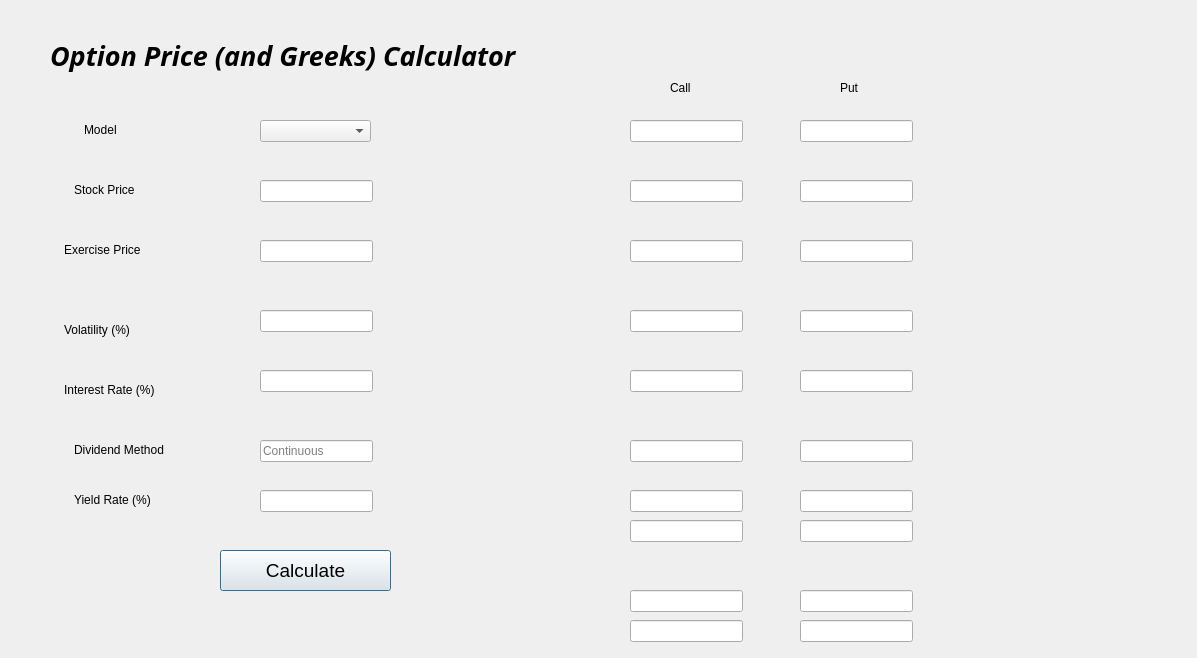
<?xml version="1.0" encoding="UTF-8"?>
<ui version="4.0">
 <class>Dialog</class>
 <widget class="QDialog" name="Dialog">
  <property name="geometry">
   <rect>
    <x>0</x>
    <y>0</y>
    <width>1197</width>
    <height>658</height>
   </rect>
  </property>
  <property name="windowTitle">
   <string>Dialog</string>
  </property>
  <widget class="QLabel" name="label">
   <property name="geometry">
    <rect>
     <x>50</x>
     <y>10</y>
     <width>671</width>
     <height>91</height>
    </rect>
   </property>
   <property name="font">
    <font>
     <family>Arial Black</family>
     <pointsize>20</pointsize>
     <weight>75</weight>
     <italic>true</italic>
     <bold>true</bold>
    </font>
   </property>
   <property name="text">
    <string>Option Price (and Greeks) Calculator</string>
   </property>
  </widget>
  <widget class="QLineEdit" name="lineEdit_2">
   <property name="geometry">
    <rect>
     <x>260</x>
     <y>180</y>
     <width>113</width>
     <height>22</height>
    </rect>
   </property>
  </widget>
  <widget class="QLineEdit" name="lineEdit_3">
   <property name="geometry">
    <rect>
     <x>260</x>
     <y>240</y>
     <width>113</width>
     <height>22</height>
    </rect>
   </property>
  </widget>
  <widget class="QLineEdit" name="lineEdit_4">
   <property name="geometry">
    <rect>
     <x>260</x>
     <y>310</y>
     <width>113</width>
     <height>22</height>
    </rect>
   </property>
  </widget>
  <widget class="QLineEdit" name="lineEdit_5">
   <property name="geometry">
    <rect>
     <x>260</x>
     <y>370</y>
     <width>113</width>
     <height>22</height>
    </rect>
   </property>
  </widget>
  <widget class="QLineEdit" name="lineEdit_6">
   <property name="geometry">
    <rect>
     <x>260</x>
     <y>440</y>
     <width>113</width>
     <height>22</height>
    </rect>
   </property>
   <property name="readOnly">
    <bool>true</bool>
   </property>
   <property name="placeholderText">
    <string>Continuous</string>
   </property>
  </widget>
  <widget class="QLineEdit" name="lineEdit_7">
   <property name="geometry">
    <rect>
     <x>260</x>
     <y>490</y>
     <width>113</width>
     <height>22</height>
    </rect>
   </property>
  </widget>
  <widget class="QLabel" name="label_2">
   <property name="geometry">
    <rect>
     <x>84</x>
     <y>120</y>
     <width>81</width>
     <height>20</height>
    </rect>
   </property>
   <property name="text">
    <string>Model</string>
   </property>
  </widget>
  <widget class="QLabel" name="label_3">
   <property name="geometry">
    <rect>
     <x>74</x>
     <y>180</y>
     <width>91</width>
     <height>20</height>
    </rect>
   </property>
   <property name="text">
    <string>Stock Price</string>
   </property>
  </widget>
  <widget class="QLabel" name="label_4">
   <property name="geometry">
    <rect>
     <x>64</x>
     <y>240</y>
     <width>101</width>
     <height>20</height>
    </rect>
   </property>
   <property name="text">
    <string>Exercise Price</string>
   </property>
  </widget>
  <widget class="QLabel" name="label_5">
   <property name="geometry">
    <rect>
     <x>64</x>
     <y>320</y>
     <width>101</width>
     <height>20</height>
    </rect>
   </property>
   <property name="text">
    <string>Volatility (%)</string>
   </property>
  </widget>
  <widget class="QLabel" name="label_6">
   <property name="geometry">
    <rect>
     <x>64</x>
     <y>380</y>
     <width>111</width>
     <height>20</height>
    </rect>
   </property>
   <property name="text">
    <string>Interest Rate (%)</string>
   </property>
  </widget>
  <widget class="QLabel" name="label_7">
   <property name="geometry">
    <rect>
     <x>74</x>
     <y>440</y>
     <width>101</width>
     <height>20</height>
    </rect>
   </property>
   <property name="text">
    <string>Dividend Method</string>
   </property>
  </widget>
  <widget class="QLabel" name="label_8">
   <property name="geometry">
    <rect>
     <x>74</x>
     <y>490</y>
     <width>101</width>
     <height>20</height>
    </rect>
   </property>
   <property name="text">
    <string>Yield Rate (%)</string>
   </property>
  </widget>
  <widget class="QPushButton" name="PushButton">
   <property name="geometry">
    <rect>
     <x>220</x>
     <y>550</y>
     <width>171</width>
     <height>41</height>
    </rect>
   </property>
   <property name="font">
    <font>
     <family>Arial</family>
     <pointsize>14</pointsize>
    </font>
   </property>
   <property name="text">
    <string>Calculate</string>
   </property>
  </widget>
  <widget class="QLineEdit" name="lineEdit_8">
   <property name="geometry">
    <rect>
     <x>630</x>
     <y>440</y>
     <width>113</width>
     <height>22</height>
    </rect>
   </property>
  </widget>
  <widget class="QLineEdit" name="lineEdit_9">
   <property name="geometry">
    <rect>
     <x>630</x>
     <y>180</y>
     <width>113</width>
     <height>22</height>
    </rect>
   </property>
  </widget>
  <widget class="QLineEdit" name="lineEdit_10">
   <property name="geometry">
    <rect>
     <x>630</x>
     <y>370</y>
     <width>113</width>
     <height>22</height>
    </rect>
   </property>
  </widget>
  <widget class="QLineEdit" name="lineEdit_11">
   <property name="geometry">
    <rect>
     <x>630</x>
     <y>240</y>
     <width>113</width>
     <height>22</height>
    </rect>
   </property>
  </widget>
  <widget class="QLineEdit" name="lineEdit_12">
   <property name="geometry">
    <rect>
     <x>630</x>
     <y>490</y>
     <width>113</width>
     <height>22</height>
    </rect>
   </property>
  </widget>
  <widget class="QLineEdit" name="lineEdit_13">
   <property name="geometry">
    <rect>
     <x>630</x>
     <y>310</y>
     <width>113</width>
     <height>22</height>
    </rect>
   </property>
  </widget>
  <widget class="QLineEdit" name="lineEdit_14">
   <property name="geometry">
    <rect>
     <x>630</x>
     <y>120</y>
     <width>113</width>
     <height>22</height>
    </rect>
   </property>
  </widget>
  <widget class="QLineEdit" name="lineEdit_15">
   <property name="geometry">
    <rect>
     <x>630</x>
     <y>620</y>
     <width>113</width>
     <height>22</height>
    </rect>
   </property>
  </widget>
  <widget class="QLineEdit" name="lineEdit_16">
   <property name="geometry">
    <rect>
     <x>630</x>
     <y>520</y>
     <width>113</width>
     <height>22</height>
    </rect>
   </property>
  </widget>
  <widget class="QLineEdit" name="lineEdit_17">
   <property name="geometry">
    <rect>
     <x>630</x>
     <y>590</y>
     <width>113</width>
     <height>22</height>
    </rect>
   </property>
  </widget>
  <widget class="QLineEdit" name="lineEdit_18">
   <property name="geometry">
    <rect>
     <x>800</x>
     <y>120</y>
     <width>113</width>
     <height>22</height>
    </rect>
   </property>
  </widget>
  <widget class="QLineEdit" name="lineEdit_19">
   <property name="geometry">
    <rect>
     <x>800</x>
     <y>620</y>
     <width>113</width>
     <height>22</height>
    </rect>
   </property>
  </widget>
  <widget class="QLineEdit" name="lineEdit_20">
   <property name="geometry">
    <rect>
     <x>800</x>
     <y>520</y>
     <width>113</width>
     <height>22</height>
    </rect>
   </property>
  </widget>
  <widget class="QLineEdit" name="lineEdit_21">
   <property name="geometry">
    <rect>
     <x>800</x>
     <y>490</y>
     <width>113</width>
     <height>22</height>
    </rect>
   </property>
  </widget>
  <widget class="QLineEdit" name="lineEdit_22">
   <property name="geometry">
    <rect>
     <x>800</x>
     <y>590</y>
     <width>113</width>
     <height>22</height>
    </rect>
   </property>
  </widget>
  <widget class="QLineEdit" name="lineEdit_23">
   <property name="geometry">
    <rect>
     <x>800</x>
     <y>310</y>
     <width>113</width>
     <height>22</height>
    </rect>
   </property>
  </widget>
  <widget class="QLineEdit" name="lineEdit_24">
   <property name="geometry">
    <rect>
     <x>800</x>
     <y>370</y>
     <width>113</width>
     <height>22</height>
    </rect>
   </property>
  </widget>
  <widget class="QLineEdit" name="lineEdit_25">
   <property name="geometry">
    <rect>
     <x>800</x>
     <y>180</y>
     <width>113</width>
     <height>22</height>
    </rect>
   </property>
  </widget>
  <widget class="QLineEdit" name="lineEdit_26">
   <property name="geometry">
    <rect>
     <x>800</x>
     <y>240</y>
     <width>113</width>
     <height>22</height>
    </rect>
   </property>
  </widget>
  <widget class="QLineEdit" name="lineEdit_27">
   <property name="geometry">
    <rect>
     <x>800</x>
     <y>440</y>
     <width>113</width>
     <height>22</height>
    </rect>
   </property>
  </widget>
  <widget class="QLabel" name="label_9">
   <property name="geometry">
    <rect>
     <x>670</x>
     <y>80</y>
     <width>55</width>
     <height>16</height>
    </rect>
   </property>
   <property name="text">
    <string>Call</string>
   </property>
  </widget>
  <widget class="QLabel" name="label_10">
   <property name="geometry">
    <rect>
     <x>840</x>
     <y>80</y>
     <width>55</width>
     <height>16</height>
    </rect>
   </property>
   <property name="text">
    <string>Put</string>
   </property>
  </widget>
  <widget class="QComboBox" name="comboBox">
   <property name="geometry">
    <rect>
     <x>260</x>
     <y>120</y>
     <width>111</width>
     <height>22</height>
    </rect>
   </property>
  </widget>
 </widget>
 <layoutdefault spacing="6" margin="11"/>
 <resources/>
 <connections/>
</ui>
